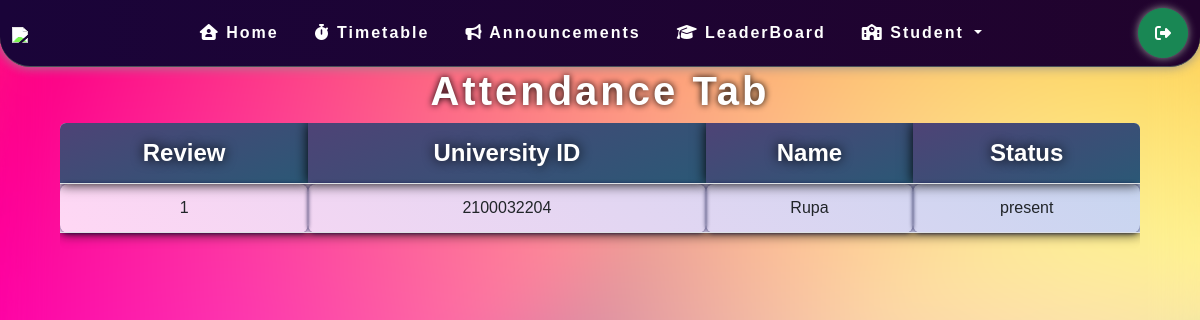
Page /viewmyattendance (signed in) on the earlier database version.
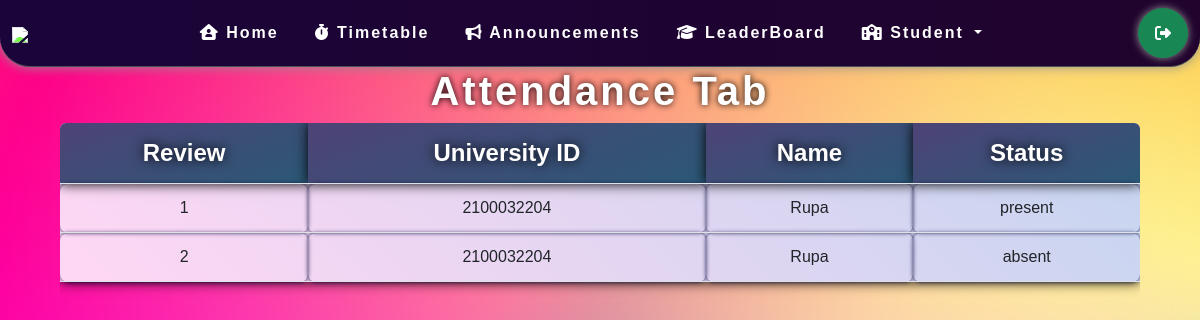
Same page on the later database version.
### Website/models.py (models this page shows, shortened)
class Attendence(models.Model):
    student = models.ForeignKey(Student,on_delete=models.CASCADE)
    session = models.ForeignKey(Session,on_delete=models.CASCADE)
    status = models.BooleanField(default=True)
    room=models.ForeignKey(Room,on_delete=models.CASCADE,default=None)

class Session(models.Model):
    session_no=models.IntegerField()
    Attendence=models.BooleanField(null=True)
    Review=models.BooleanField(null=True)
    def __str__(self):
        return str(self.session_no)

class Student(models.Model):
    user=models.ForeignKey(User, on_delete=models.CASCADE)
    id=models.BigIntegerField(primary_key=True)
    name=models.CharField(max_length=20,default=id)
    room=models.ForeignKey(Room,on_delete=models.CASCADE)
    team = models.ForeignKey(Team,on_delete=models.CASCADE)

### Website/views.py (the view)
# urls.py: path('viewmyattendance',views.viewattendance,name='viewmyattendance'),
def viewattendance(request):
    if request.user.is_authenticated :
        a=Student.objects.filter(user=User.objects.get(username=request.user))
        x=0
        for i in a:
            x=i
            break
        print(x.name)
        context={}
        context['student']=x
        context['att']=Attendence.objects.filter(student=x).order_by('session')
        return render(request,'components/viewattendance.html',context)
    else:
        messages.error(request,"login first to view this")
        return redirect("login")

### Website/templates/components/viewattendance.html
{% extends 'base.html' %} {% block title %} Marksheet {% endblock title %}
{% block body %}
<div class="marksheets">
  <h1>Attendance tab</h1>
  <div class="table-responsive card">
    <table class="table">
      <thead>
        <tr>
          <th scope="col">Review</th>
          <th scope="col">University ID</th>
          <th scope="col">Name</th>
          <th scope="col">Status</th>
        </tr>
      </thead>
      <tbody>
        {% for i in att %}
        <tr>
        <td>{{i.session}}</td>
        <td>{{student.id}}</td>
        <td>{{student.name}}</td>
        {% if i.status == True %}
             <td>present</td>
        {% endif %}
        {% if i.status == False %}
             <td>absent</td>
        {% endif %}
      </tr>
        {% endfor %}
      </tbody>
    </table>
  </div>
</div>
{% endblock body %}

Differences in the rows shown:
added Attendence: session "2", {{ student.id }} "2100032204", {{ student.name }} "Rupa", status "absent"
